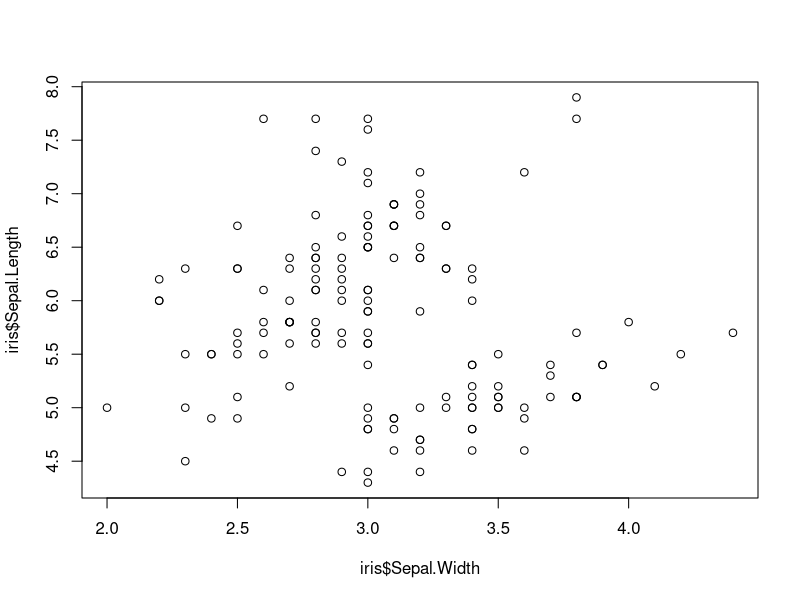
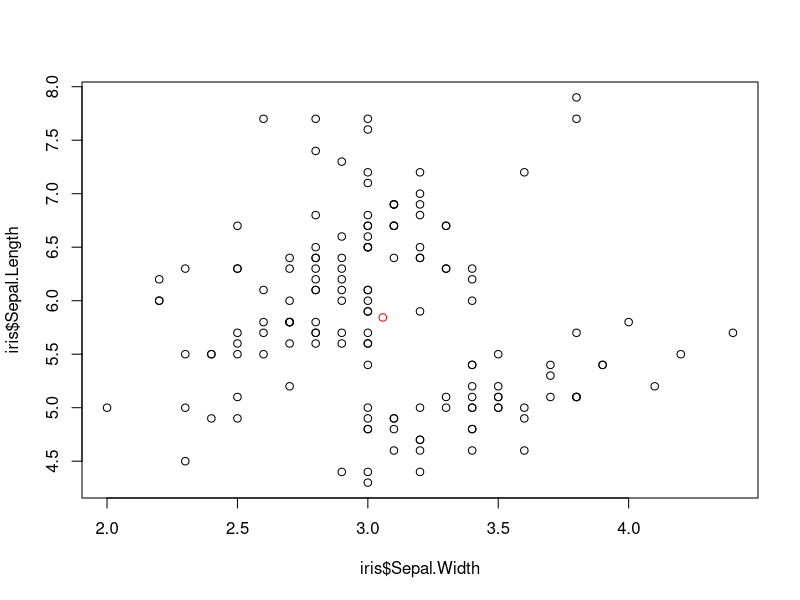
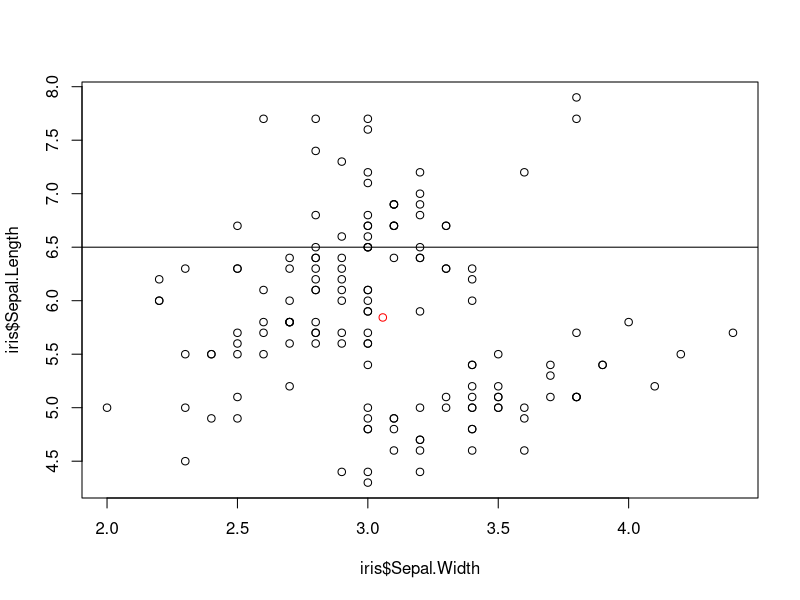
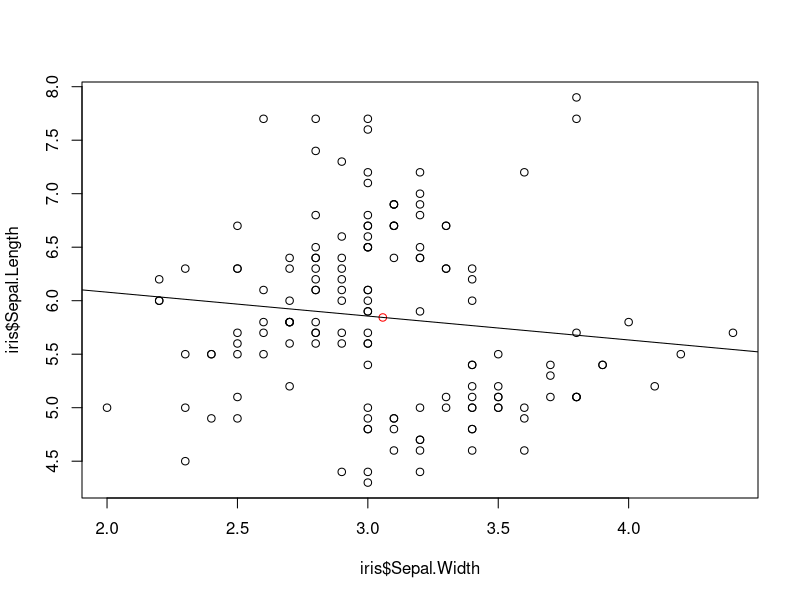
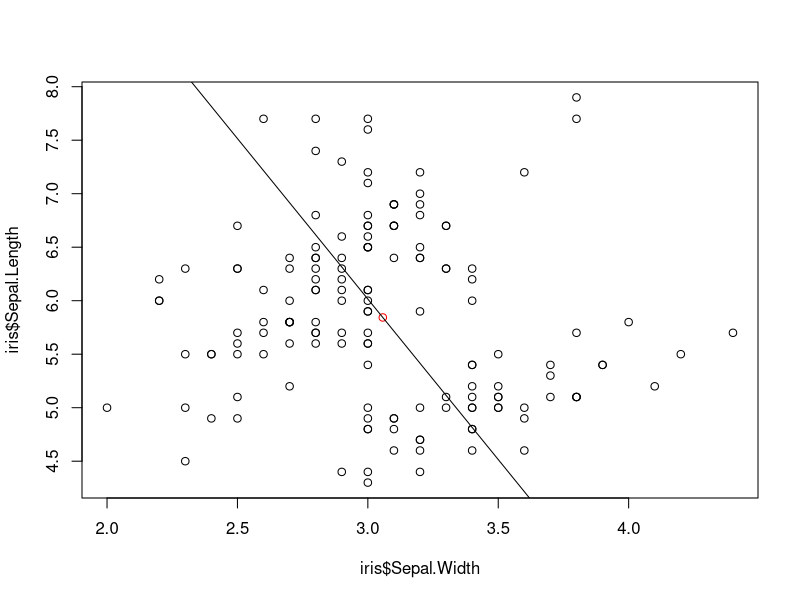
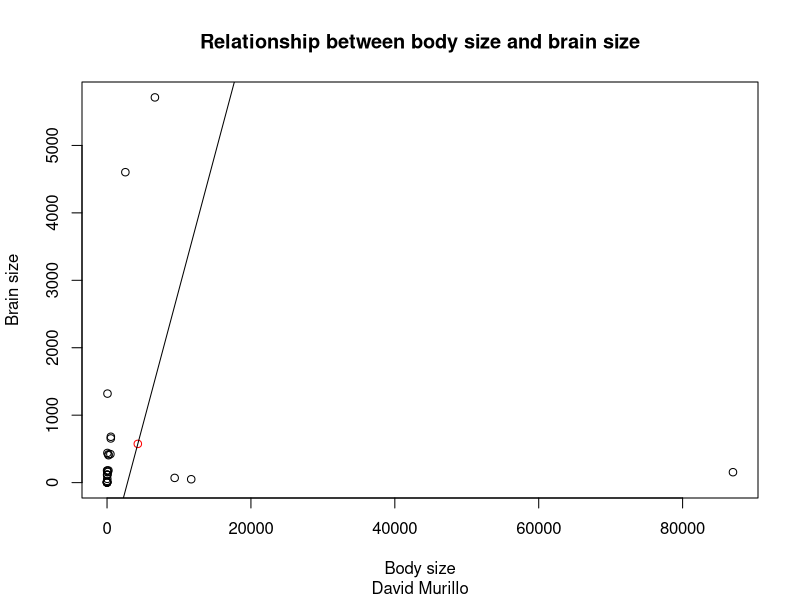
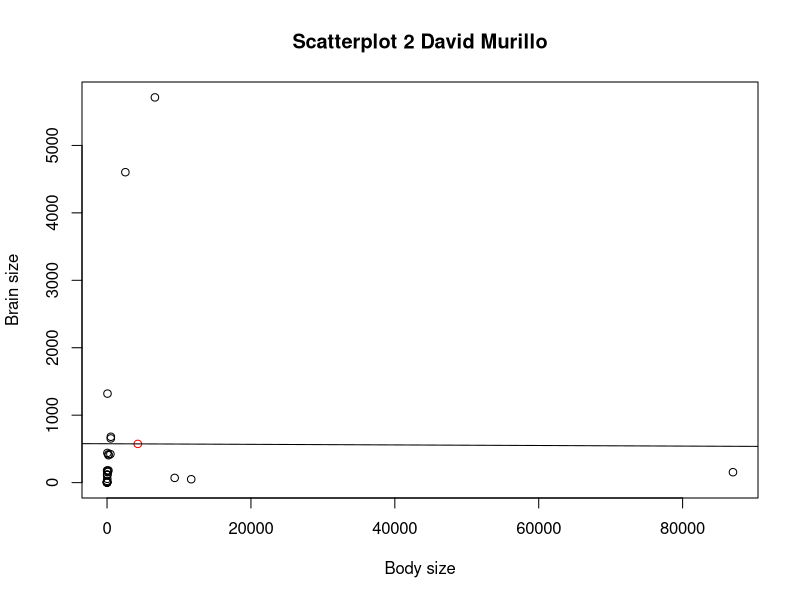

Generate these figures, in order, with R:
# september 15/2022

data(iris)

head(iris)

iris$Sepal.Width

mean(iris$Sepal.Length)

sd(iris$Sepal.Length)

plot(iris$Sepal.Width, iris$Sepal.Length)

data_center_x <- mean(iris$Sepal.Width)
data_center_y <- mean(iris$Sepal.Length)

c(data_center_x, data_center_y)

plot(iris$Sepal.Width, iris$Sepal.Length)
points(x= data_center_x, y = data_center_y, col = "red")

plot(iris$Sepal.Width, iris$Sepal.Length)
points(x= data_center_x, y = data_center_y, col = "red")
abline(h = 6.5, v = 0:2/2)

plot(iris$Sepal.Width, iris$Sepal.Length)
points(x= data_center_x, y = data_center_y, col = "red")
abline(lm(Sepal.Length ~ Sepal.Width, data= iris))

line_point_slope = function(x, x1, y1, slope)
{
  get_y_intercept = 
    function(x1, y1, slope) 
      return(-(x1 * slope) + y1)
  
  linear = 
    function(x, yint, slope) 
      return(yint + x * slope)
  
  return(linear(x, get_y_intercept(x1, y1, slope), slope))
}


line_point_slope(2, 4, 4, -2)

plot(x = iris$Sepal.Width, y = iris$Sepal.Length)
points(x = data_center_x, y = data_center_y, col = "red")
curve(
  line_point_slope(
    x, 
    data_center_x, 
    data_center_y,
    -3), 
  add = TRUE)


data("co2")
head(CO2)
library(MASS)

data("Animals")

animal_center_x = mean(Animals$body)
animal_center_y = mean(Animals$brain)

png(filename = "Week2/DavidMurilloweek2.png", units = "cm", 
    width = 14, height = 10, res = 450)

plot(x = Animals$body, y = Animals$brain, main = "Relationship between body size and brain size",
     sub = "David Murillo",
     ylab= "Brain size", xlab= "Body size")
points(x = animal_center_x, y = animal_center_y, col = "red")
curve(
  line_point_slope(
    x, 
    animal_center_x, 
    animal_center_y,
    0.4), 
  add = TRUE)

dev.off()


png(filename = "Week2/DavidMurilloweek2_2.png", units = "cm", width = 12, height = 10, res = 300)

plot(x = Animals$body, y = Animals$brain, main = "Scatterplot 2 David Murillo",
     ylab= "Brain size", xlab= "Body size")
points(x = animal_center_x, y = animal_center_y, col = "red")
abline(lm(brain ~ body, data= Animals))

dev.off()

